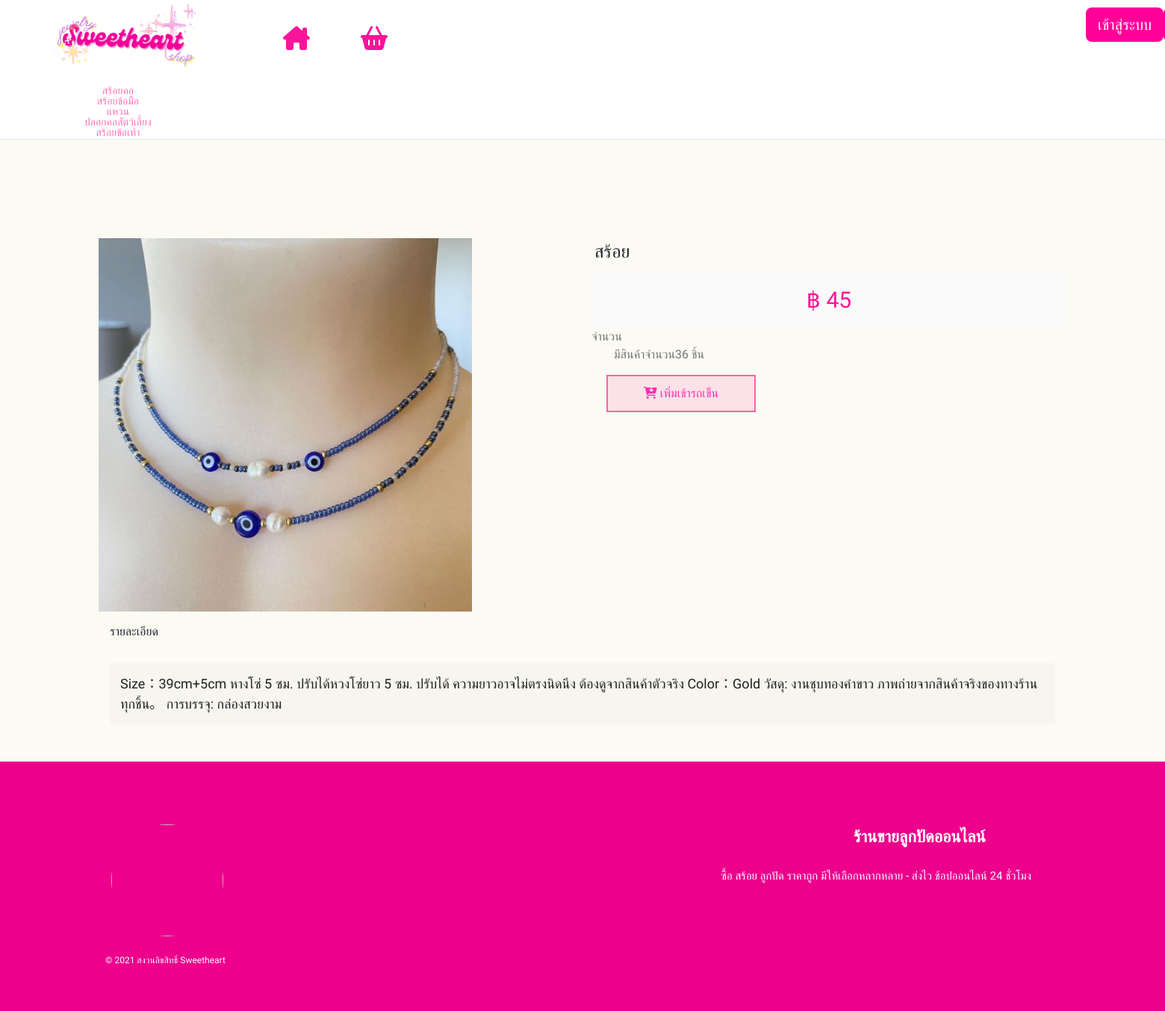
The app's page /show_details.php?id_pro=14 with its own data.
### tables this page shows
CREATE TABLE `product_type` (
  `type_id` int(20) NOT NULL COMMENT 'รหัสประเภทสินค้า',
  `type_name` varchar(255) NOT NULL COMMENT 'ชื่อประเภทสินค้า'
);

CREATE TABLE `product` (
  `id_pro` int(20) NOT NULL COMMENT 'รหัสสินค้า',
  `name_pro` varchar(80) NOT NULL COMMENT 'ชื่อสินค้า',
  `type_id` int(20) NOT NULL COMMENT 'รหัสประเภทสินค้า',
  `price_pro` int(5) NOT NULL COMMENT 'ราคาสินค้า',
  `num_pro` int(10) NOT NULL COMMENT 'จำนวนสินค้า',
  `details` varchar(1000) NOT NULL COMMENT 'รายระเอียดสินค้า',
  `image` varchar(255) NOT NULL COMMENT 'ชื่อไฟล์รูป'
);

### show_details.php (the view, shortened to what this page needs)
<!DOCTYPE html>
<html lang="en">
<head>
    <link href="https://cdn.jsdelivr.net/npm/bootstrap@5.2.3/dist/css/bootstrap.min.css" rel="stylesheet">
    <link rel="stylesheet" href="https://cdnjs.cloudflare.com/ajax/libs/font-awesome/6.4.0/css/all.min.css"/>
    <link rel="stylesheet" href="details.css" />
</head>
<nav style="height: 96px; width:1700px; " >
    <div style="width: 1700px; height: 96px;  position: absolute; background: white">
        <div style="width: 220px; height: 80px; left: 0px; top: 8px; position: absolute">
            <img src="us_image/8removebg.png"  style="width: 200px; height: 100px; left: 64.65px; top: -9px; position: absolute;">
        </div>
        <div style="left: 379px; top: 39px; position: absolute; justify-content: flex-start; align-items: center; gap: 68px; display: inline-flex">
            <div style="color: #2D2E2E; font-size: 16px; font-family: Inter; font-weight: 400; word-wrap: break-word">
            <a href="home.php" ><i class="fa-solid fa-house-chimney fa-2xl" style="color: #f9159a;"></i></a>
        </div>
            <div style="color: #2D2E2E; font-size: 16px; font-family: Inter; font-weight: 400; word-wrap: break-word">
             <a href="login.php" ><i class="fa-solid fa-basket-shopping fa-2xl" style="color: #f9159a;"></i></a>
        </div>
    </div>
    <div  style="display: flex; justify-content: flex-end; align-items: center; margin-right: 20px; margin-top: 10px; " >
        <button type="button" class="btn btn-primary btn-lg">เข้าสู่ระบบ</button>
    </div>
</div>
</nav>
<div class="xzxz">
    <div class="necklace">
        <div class="fUbaPc">
            <?php
            include("connect.php");
            $sql1 = "SELECT * FROM product_type ORDER BY type_id";
            $result1 = $conn->query($sql1);
            while ($row = $result1->fetch_assoc()) {
                $type_id = $row['type_id'];
                $type_name = $row['type_name'];
            ?>
            <div class="vf">
                <a href="show_type.php?type_id=<?= $type_id ?>" style="text-decoration: none; color: #ff70b5;">
                    <?= $type_name ?>
                </a>
            </div>
            <?php
            }
            ?>
        </div>
    </div>
</div>
<body style="font-family: 'Mali', cursive ; background-color:#fbfaf3; " >
<div class="container">
    <div class="con">
    <div class="row">
        <div class="col">
            <?php
            include("connect.php");
            $ids=$_GET['id_pro'];
            $sql = "SELECT * FROM product WHERE id_pro like '$ids' ORDER BY id_pro";
            $re_data=mysqli_query($conn, $sql);
            $rw_data=mysqli_fetch_array($re_data);
        ?>
            <img src="img/<?=$rw_data['image']?>" style="align-items: center;" width="500px"height="500px">
            </div>
            <div class="col">
                <div class="name_pro">
            <h4 ><?=$rw_data['name_pro']?></h4>
        </div>
        <div class="price_pro">
           <a style="color: #FF1493;" >฿ <?=$rw_data['price_pro']?></a></div>
        <div class="dfff">
    <div class="pntext">จำนวน</div>
    <div class="lnfl">
        <div style="margin-left: 15px;">
        <div class="cnd">
            <a style="margin-left: 15px;">มีสินค้าจำนวน<?=$rw_data['num_pro']?> ชิ้น</a>
        </div>
        </div>
    </div>
    <div style="margin-top : 15px;  ">
        <div style="padding-left: 20px;" >
            <div style="display: flex;">
                <button type="button" class="carte" aria-disabled="false"  >
                    <i class="fa-solid fa-cart-arrow-down"></i>
                    <a href="login.php" style="text-decoration:none; color:rgb(255, 46, 175);">เพิ่มเข้ารถเข็น</a></button>
            </div>
        </div>
    </div>
</div>
    </div>
</div>
    </div>
<div class="details">
    <a>รายละเอียด</a>
</div>
<div class="detailscon">
    <div class="detailstext">
        <a><?=$rw_data['details']?></a>
</div>
</div>
</div>
</body>
<?php include('footer.php') ?>
</html>

### details.css (style rules this page uses)
.name_pro { display: -webkit-box; text-overflow: ellipsis; -webkit-box-orient: vertical; -webkit-line-clamp: 2; font-weight: 500; margin: 4px; vertical-align: sub; max-height: 8rem; line-height: 7rem; overflow: hidden; max-width: 41.5625rem; font-size: 1.25rem; overflow-wrap: break-word; }
.con { padding: 0px; margin-top: 8.25rem; }
.details { padding: 0.9375rem 0.9375rem 0px; }
.detailstext { background: rgba(0, 0, 0, 0.02); color: rgba(0, 0, 0, 0.87); font-size: 1.125rem; padding: 0.875rem; text-transform: capitalize; }
.detailscon { margin: 1.875rem 0.9375rem 0.9375rem; }
.price_pro { display: flex; padding: 15px 20px; background: rgb(250, 250, 250); flex-direction: column; align-items: center; font-size: 1.875rem; font-weight: 500; color: rgb(238, 45, 164); }
.dfff { display: flex; flex-direction: column; color: rgb(117, 117, 117); }
.pntext { color: rgb(117, 117, 117); width: 110px; text-transform: capitalize; flex-shrink: 0; }
.lnfl { display: flex; align-items: center; }
.cnd { display: flex; align-items: center; }
.carte { text-decoration:none; border: 0.125em solid #f963a4; width: 200px; height: 50px; background-color: rgba(253, 13, 133, 0.1); color: rgb(255, 46, 175); cursor: pointer; }

### show_details.php (style rules this page uses)
.xzxz { display: flex; flex-direction: row; position: absolute; min-height: 40px; border-bottom: 1px solid rgb(239, 239, 244); margin-bottom: 50px; background-color: rgb(255, 255, 255); width: 100%; position: relative; }
.btn-primary { background-color: #FF0099; border: 0; }
.necklace { padding-left: 0; font-size: 14px; max-width: 30%; text-align: center; padding: 10px 15px; }
.vf { text-decoration: none; color: rgba(0,0,0,.87); position: relative; overflow: visible; outline: 0; white-space: nowrap; display: block; color: rgba(0,0,0,.54); margin-left: 98px; color: hsla(0,0%,100%,.9); height: 0.875rem; line-height: 1.875rem; margin-top: 0rem; }

### records on screen
product_type: type_name "สร้อยคอ"
product_type: type_name "สร้อยข้อมือ"
product_type: type_name "แหวน"
product_type: type_name "ปลอกคอสัตว์เลี้ยง"
product_type: type_name "สร้อยข้อเท้า"
product: image (picture), name_pro "สร้อย", price_pro "45", num_pro "36", details "Size：39cm+5cm หางโซ่ 5 ซม. ปรับได้หวงโซ่ยาว 5 ซม. ปรับได้ ความยาวอาจไม่ตรงนิดนึง ต้องดูจากสินค้าตัวจริง Color：Gold วัสดุ: งานชุบทองคำขาว ภาพถ่ายจากสินค้าจริงของทางร้านทุกชิ้น。 การบรรจุ: กล่องสวยงาม"
